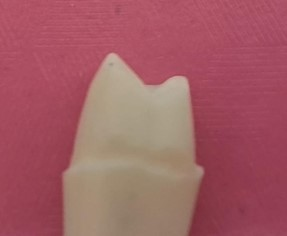
#> input picture pic.jpg, 287 x 236 px
$ python test.py
#> lines starting #> are read from the running program, lines starting #| are printed output that depends on the picture; after the words box and inside, x2 and y2 are one past the last pixel; in counts of white or black regions, pixels touching at a corner belong together
import cv2
import numpy as np

# Charger l'image
image = cv2.imread('pic.jpg')
#> image is the input picture: shape (236, 287, 3); mean B, G, R 100.2, 93.2, 162.1

# Convertir l'image en niveaux de gris
gray = cv2.cvtColor(image, cv2.COLOR_BGR2GRAY)
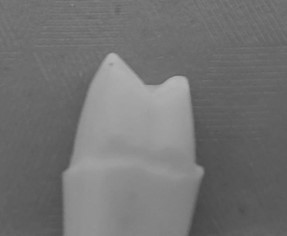
#> gray: shape (236, 287); min 69, max 181, mean 114.6

# Appliquer un flou gaussien
blurred = cv2.GaussianBlur(gray, (5, 5), 0)

# Détecter les bords avec l'algorithme de Canny
edges = cv2.Canny(blurred, 50, 100)  # Adjust the Canny parameters
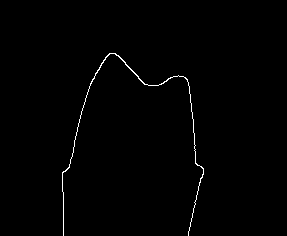
#> edges: shape (236, 287); 0.73% white in thin lines or dots, all inside (x1, y1, x2, y2) = (62, 53, 204, 236)

# Appliquer une dilatation pour connecter les composants
dilated = cv2.dilate(edges, None, iterations=2)
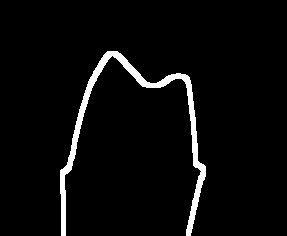
#> dilated: shape (236, 287); 3.9% white; 1 white region, box (x1, y1, x2, y2) and area: (60, 51, 206, 236) 2667

# Utiliser la transformation de Hough pour détecter les lignes
lines = cv2.HoughLines(dilated, 1, np.pi / 180, threshold=100)  # Adjust the HoughLines parameters
#> lines = 18 rows, first 8: [114, 0.314], [113, 0.297], [111, 0.279], [108, 0.262], [104, 0.209], [102, 0.192], [106, 0.227], [115, 0.332]

# Vérifier si des lignes ont été détectées
if lines is not None:
    # Séparer les lignes détectées en deux groupes (gauche et droite) en fonction de l'angle
    left_lines = []
    right_lines = []

    for line in lines:
        rho, theta = line[0]
        a = np.cos(theta)
        b = np.sin(theta)

        # Filtrer les lignes en fonction de l'angle
        if a < 0:
            left_lines.append(line)
        else:
            right_lines.append(line)
#> this loop made 18 passes
#> (rho, theta, a, b) on passes 1 to 12: (114, 0.314, 0.951, 0.309), (113, 0.297, 0.956, 0.292), (111, 0.279, 0.961, 0.276), (108, 0.262, 0.966, 0.259), (104, 0.209, 0.978, 0.208), (102, 0.192, 0.982, 0.191), (106, 0.227, 0.974, 0.225), (115, 0.332, 0.946, 0.326), (-180, 3.05, -0.996, 0.0872), (-178, 3.04, -0.995, 0.105), (-182, 3.07, -0.998, 0.0698), (-185, 3.09, -0.999, 0.0523)
#> after the loop, left_lines = [[[-180, 3.05]], [[-178, 3.04]], [[-182, 3.07]], [[-185, 3.09]], [[-175, 3.02]], [[-173, 3]], [[-184, 3.07]], [[-188, 3.11]], [[-171, 2.98]]]; right_lines = [[[114, 0.314]], [[113, 0.297]], [[111, 0.279]], [[108, 0.262]], [[104, 0.209]], [[102, 0.192]], [[106, 0.227]], [[115, 0.332]], [[99, 0.175]]]

    # Trouver la ligne dominante à gauche
    left_lines = np.array(left_lines)
#> left_lines = [[-180, 3.05], [-178, 3.04], [-182, 3.07], [-185, 3.09], [-175, 3.02], [-173, 3], [-184, 3.07], [-188, 3.11], [-171, 2.98]]
    left_line = left_lines[np.argmax(left_lines[:, 0, 0])]
#> left_line = [[-171, 2.98]]

    # Dessiner la ligne à gauche
    rho, theta = left_line[0]
    a = np.cos(theta)
    b = np.sin(theta)
    x0 = a * rho
#> x0 = 168.9
    y0 = b * rho
#> y0 = -26.75
    x1 = int(x0 + 1000 * (-b))
#> x1 = 12
    y1 = int(y0 + 1000 * (a))
#> y1 = -1014
    x2 = int(x0 - 1000 * (-b))
#> x2 = 325
    y2 = int(y0 - 1000 * (a))
#> y2 = 960
    cv2.line(image, (x1, y1), (x2, y2), (0, 0, 255), 2)

    # Trouver la ligne dominante à droite
    right_lines = np.array(right_lines)
#> right_lines = [[114, 0.314], [113, 0.297], [111, 0.279], [108, 0.262], [104, 0.209], [102, 0.192], [106, 0.227], [115, 0.332], [99, 0.175]]
    right_line = right_lines[np.argmax(right_lines[:, 0, 0])]
#> right_line = [[115, 0.332]]

    # Dessiner la ligne à droite
    rho, theta = right_line[0]
#> rho = 115; theta = 0.332
    a = np.cos(theta)
#> a = 0.946
    b = np.sin(theta)
#> b = 0.326
    x0 = a * rho
#> x0 = 108.7
    y0 = b * rho
#> y0 = 37.44
    x1 = int(x0 + 1000 * (-b))
#> x1 = -216
    y1 = int(y0 + 1000 * (a))
#> y1 = 982
    x2 = int(x0 - 1000 * (-b))
#> x2 = 434
    y2 = int(y0 - 1000 * (a))
#> y2 = -908
    cv2.line(image, (x1, y1), (x2, y2), (0, 0, 255), 2)
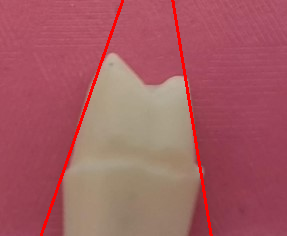
#> image: shape (236, 287, 3); mean B, G, R 98.2, 91.3, 164.1

    # Afficher l'image originale avec les lignes détectées
    cv2.imshow('Image avec lignes détectées', image)
    cv2.waitKey(0)
    cv2.destroyAllWindows()
else:
    print("Aucune ligne détectée.")
